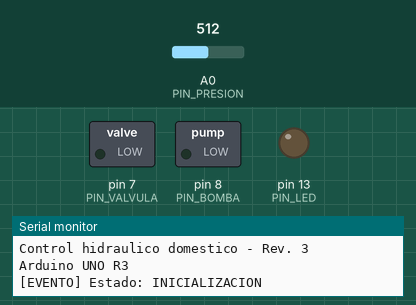
Simulated run of this sketch. Board: Arduino Uno, built with avr-gcc and run on an emulated ATmega328P. On the bench: switched loads named in the sketch (green lamp = pin HIGH), output pins drawn as LEDs (lit = HIGH), the last lines printed to the serial monitor. Inputs (shaded band) come from the test bench; at power-on: A0 (PIN_PRESION) = 512.

Above: at 1.2 s.
1.3 s: A0 (PIN_PRESION) set to 77
2.8 s: A0 (PIN_PRESION) set to 64
At 3.1 s:
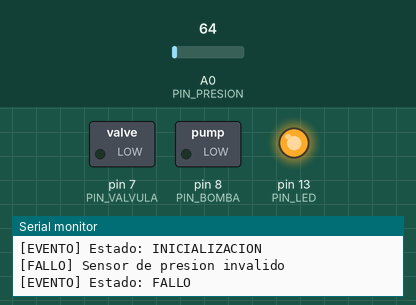
Timing chart, 0 to 5.8 s (numbered marks = the images above; inputs shaded):
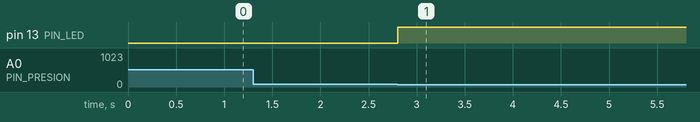

The sketch:

main.ino
```cpp
// ========================================================
// CONTROL HIDRAULICO DOMESTICO
// Arduino UNO R3 - ATmega328P
// Revision 3
// ========================================================

#include <Arduino.h>

// ========================================================
// CONFIGURACION DE PINES
// ========================================================

constexpr uint8_t PIN_PRESION = A0;
constexpr uint8_t PIN_VALVULA = 7;
constexpr uint8_t PIN_BOMBA   = 8;
constexpr uint8_t PIN_NIVEL   = 2;
constexpr uint8_t PIN_CIERRE  = 3;
constexpr uint8_t PIN_LED     = LED_BUILTIN;

// Sensores opcionales
constexpr bool USAR_SENSOR_NIVEL  = false;
constexpr bool USAR_SENSOR_CIERRE = false;

// Polaridad de las etapas de potencia
constexpr uint8_t RELE_ACTIVO   = HIGH;
constexpr uint8_t RELE_INACTIVO = LOW;

// ========================================================
// CONFIGURACION DEL SENSOR DE PRESION
// ========================================================

// Sensor de ejemplo: 0-6 bar, salida de 0.5-4.5 V
constexpr float SENSOR_BAR_MAX = 6.0;
constexpr float SENSOR_V_MIN   = 0.5;
constexpr float SENSOR_V_MAX   = 4.5;

// Referencia ADC nominal del Arduino UNO
constexpr float ADC_REFERENCIA = 5.0;
constexpr float ADC_MAXIMO     = 1023.0;

// Umbrales provisionales en bar
constexpr float PRESION_BAJA = 0.5;
constexpr float PRESION_ALTA = 1.0;

// ========================================================
// TEMPORIZADORES (milisegundos)
// ========================================================

constexpr uint32_t TIEMPO_PERDIDA      = 5000;
constexpr uint32_t TIEMPO_RECUPERACION = 10000;
constexpr uint32_t TIEMPO_CIERRE       = 3000;
constexpr uint32_t TIMEOUT_CIERRE      = 10000;
constexpr uint32_t TIEMPO_REPOSO       = 3000;
constexpr uint32_t INTERVALO_LECTURA   = 100;
constexpr uint32_t INTERVALO_LOG       = 5000;

// ========================================================
// MAQUINA DE ESTADOS
// ========================================================

enum class Estado : uint8_t {
    INICIALIZACION,
    RED_PUBLICA,
    AISLAMIENTO,
    TINACO,
    RESTAURACION,
    FALLO
};

Estado estado = Estado::INICIALIZACION;

uint32_t inicioEstado = 0;
uint32_t ultimaLectura = 0;
uint32_t ultimoLog = 0;

float presion = 0.0;

bool sensorValido = false;
bool presionAlta = false;
bool presionBaja = false;

uint32_t inicioPresionAlta = 0;
uint32_t inicioPresionBaja = 0;

bool valvulaAbierta = false;
bool bombaHabilitada = false;

// ========================================================
// SENSORES AUXILIARES
// ========================================================

bool nivelSuficiente() {
    if (!USAR_SENSOR_NIVEL) {
        return true;
    }

    // Contacto cerrado a GND = nivel suficiente.
    return digitalRead(PIN_NIVEL) == LOW;
}

bool cierreConfirmado() {
    if (!USAR_SENSOR_CIERRE) {
        return true;
    }

    // Contacto cerrado a GND = valvula cerrada.
    return digitalRead(PIN_CIERRE) == LOW;
}

// ========================================================
// CONTROL DE ACTUADORES
// ========================================================

void controlarValvula(bool abrir) {

    // Interbloqueo de seguridad.
    if (abrir && bombaHabilitada) {
        return;
    }

    digitalWrite(
        PIN_VALVULA,
        abrir ? RELE_ACTIVO : RELE_INACTIVO
    );

    valvulaAbierta = abrir;
}

void controlarBomba(bool habilitar) {

    if (habilitar) {
        if (valvulaAbierta ||
            !nivelSuficiente() ||
            !cierreConfirmado() ||
            !sensorValido) {
            habilitar = false;
        }
    }

    digitalWrite(
        PIN_BOMBA,
        habilitar ? RELE_ACTIVO : RELE_INACTIVO
    );

    bombaHabilitada = habilitar;
}

void estadoSeguro() {
    controlarBomba(false);
    controlarValvula(false);
}

// ========================================================
// LECTURA DE PRESION
// ========================================================

bool leerPresion(float &resultado) {

    uint32_t acumulado = 0;

    for (uint8_t i = 0; i < 16; i++) {
        acumulado += analogRead(PIN_PRESION);
    }

    float promedio = acumulado / 16.0;

    float voltaje =
        promedio * ADC_REFERENCIA / ADC_MAXIMO;

    // Detectar lecturas electricamente anormales.
    if (voltaje < 0.35 || voltaje > 4.65) {
        return false;
    }

    resultado =
        (voltaje - SENSOR_V_MIN) *
        SENSOR_BAR_MAX /
        (SENSOR_V_MAX - SENSOR_V_MIN);

    resultado = constrain(
        resultado,
        0.0f,
        SENSOR_BAR_MAX
    );

    return true;
}

// ========================================================
// HISTERESIS Y ESTABILIDAD DE PRESION
// ========================================================

void actualizarPresion(uint32_t ahora) {

    sensorValido = leerPresion(presion);

    if (!sensorValido) {
        presionAlta = false;
        presionBaja = false;
        return;
    }

    if (presion >= PRESION_ALTA) {

        if (!presionAlta) {
            inicioPresionAlta = ahora;
        }

        presionAlta = true;

    } else {
        presionAlta = false;
    }

    if (presion <= PRESION_BAJA) {

        if (!presionBaja) {
            inicioPresionBaja = ahora;
        }

        presionBaja = true;

    } else {
        presionBaja = false;
    }
}

bool redDisponible(uint32_t ahora) {

    return sensorValido &&
           presionAlta &&
           ahora - inicioPresionAlta >=
               TIEMPO_RECUPERACION;
}

bool redInterrumpida(uint32_t ahora) {

    return sensorValido &&
           presionBaja &&
           ahora - inicioPresionBaja >=
               TIEMPO_PERDIDA;
}

// ========================================================
// REGISTRO DE EVENTOS
// ========================================================

// F() mantiene las cadenas constantes en memoria Flash.

const __FlashStringHelper* nombreEstado(Estado e) {

    switch (e) {

        case Estado::INICIALIZACION:
            return F("INICIALIZACION");

        case Estado::RED_PUBLICA:
            return F("RED_PUBLICA");

        case Estado::AISLAMIENTO:
            return F("AISLAMIENTO");

        case Estado::TINACO:
            return F("TINACO");

        case Estado::RESTAURACION:
            return F("RESTAURACION");

        case Estado::FALLO:
            return F("FALLO");
    }

    return F("DESCONOCIDO");
}

void cambiarEstado(Estado nuevo) {

    estado = nuevo;
    inicioEstado = millis();

    Serial.print(F("[EVENTO] Estado: "));
    Serial.println(nombreEstado(estado));
}

void registrarFallo(
    const __FlashStringHelper* motivo
) {

    estadoSeguro();

    digitalWrite(PIN_LED, HIGH);

    Serial.print(F("[FALLO] "));
    Serial.println(motivo);

    cambiarEstado(Estado::FALLO);
}

void imprimirEstado() {

    Serial.print(F("[STATUS] Estado="));
    Serial.print(nombreEstado(estado));

    Serial.print(F(" | Presion="));
    Serial.print(presion, 2);
    Serial.print(F(" bar"));

    Serial.print(F(" | Sensor="));
    Serial.print(
        sensorValido ? F("OK") : F("ERROR")
    );

    Serial.print(F(" | EV1="));
    Serial.print(
        valvulaAbierta ? F("ABIERTA") : F("CERRADA")
    );

    Serial.print(F(" | P1="));
    Serial.println(
        bombaHabilitada ? F("HABILITADO") : F("INHIBIDO")
    );
}

// ========================================================
// INICIALIZACION
// ========================================================

void setup() {

    // Establecer las salidas en estado seguro.
    digitalWrite(PIN_VALVULA, RELE_INACTIVO);
    digitalWrite(PIN_BOMBA, RELE_INACTIVO);

    pinMode(PIN_VALVULA, OUTPUT);
    pinMode(PIN_BOMBA, OUTPUT);
    pinMode(PIN_LED, OUTPUT);

    pinMode(PIN_PRESION, INPUT);
    pinMode(PIN_NIVEL, INPUT_PULLUP);
    pinMode(PIN_CIERRE, INPUT_PULLUP);

    analogReference(DEFAULT);

    digitalWrite(PIN_LED, LOW);

    estadoSeguro();

    Serial.begin(115200);

    Serial.println(
        F("Control hidraulico domestico - Rev. 3")
    );

    Serial.println(F("Arduino UNO R3"));

    cambiarEstado(Estado::INICIALIZACION);
}

// ========================================================
// BUCLE PRINCIPAL
// ========================================================

void loop() {

    uint32_t ahora = millis();

    // Actualizar periodicamente el sensor de presion.
    if (ahora - ultimaLectura >= INTERVALO_LECTURA) {

        ultimaLectura = ahora;

        actualizarPresion(ahora);

        if (!sensorValido &&
            estado != Estado::FALLO) {

            registrarFallo(
                F("Sensor de presion invalido")
            );
        }
    }

    switch (estado) {

        // ------------------------------------------------
        case Estado::INICIALIZACION:

            estadoSeguro();

            if (redDisponible(ahora)) {

                cambiarEstado(Estado::RED_PUBLICA);

            } else if (redInterrumpida(ahora)) {

                cambiarEstado(Estado::AISLAMIENTO);
            }

            break;

        // ------------------------------------------------
        case Estado::RED_PUBLICA:

            controlarBomba(false);
            controlarValvula(true);

            if (redInterrumpida(ahora)) {

                controlarValvula(false);

                cambiarEstado(Estado::AISLAMIENTO);
            }

            break;

        // ------------------------------------------------
        case Estado::AISLAMIENTO:

            estadoSeguro();

            if (redDisponible(ahora)) {

                cambiarEstado(Estado::RESTAURACION);
                break;
            }

            if (ahora - inicioEstado >= TIEMPO_CIERRE) {

                if (!nivelSuficiente()) {

                    registrarFallo(
                        F("Nivel insuficiente")
                    );

                    break;
                }

                if (cierreConfirmado() &&
                    redInterrumpida(ahora)) {

                    cambiarEstado(Estado::TINACO);

                } else if (
                    !cierreConfirmado() &&
                    ahora - inicioEstado >= TIMEOUT_CIERRE
                ) {

                    registrarFallo(
                        F("Valvula sin cerrar")
                    );
                }
            }

            break;

        // ------------------------------------------------
        case Estado::TINACO:

            controlarValvula(false);

            if (!cierreConfirmado()) {

                registrarFallo(
                    F("Perdida de cierre EV1")
                );

                break;
            }

            if (!nivelSuficiente()) {

                registrarFallo(
                    F("Tinaco sin agua")
                );

                break;
            }

            if (redDisponible(ahora)) {

                controlarBomba(false);

                cambiarEstado(Estado::RESTAURACION);

                break;
            }

            controlarBomba(true);

            break;

        // ------------------------------------------------
        case Estado::RESTAURACION:

            estadoSeguro();

            if (ahora - inicioEstado >= TIEMPO_REPOSO) {

                if (redDisponible(ahora)) {

                    cambiarEstado(Estado::RED_PUBLICA);

                } else if (redInterrumpida(ahora)) {

                    cambiarEstado(Estado::AISLAMIENTO);
                }
            }

            break;

        // ------------------------------------------------
        case Estado::FALLO:

            estadoSeguro();

            // Fallo enclavado hasta reinicio manual.

            break;
    }

    // Registro periodico mediante puerto serial.
    if (ahora - ultimoLog >= INTERVALO_LOG) {

        ultimoLog = ahora;
        imprimirEstado();
    }
}
```

Measured:
- the behaviour switches between 72 and 71 on A0 (PIN_PRESION) (found by bisection; images 0 and 1)
- after the input at 1.3 s, every drawn part: stays the same
- after the input at 2.8 s, pin 8 (PIN_BOMBA): stays LOW (without the input it goes to HIGH after 6.5 s); pin 13 (PIN_LED): LOW → HIGH at once
